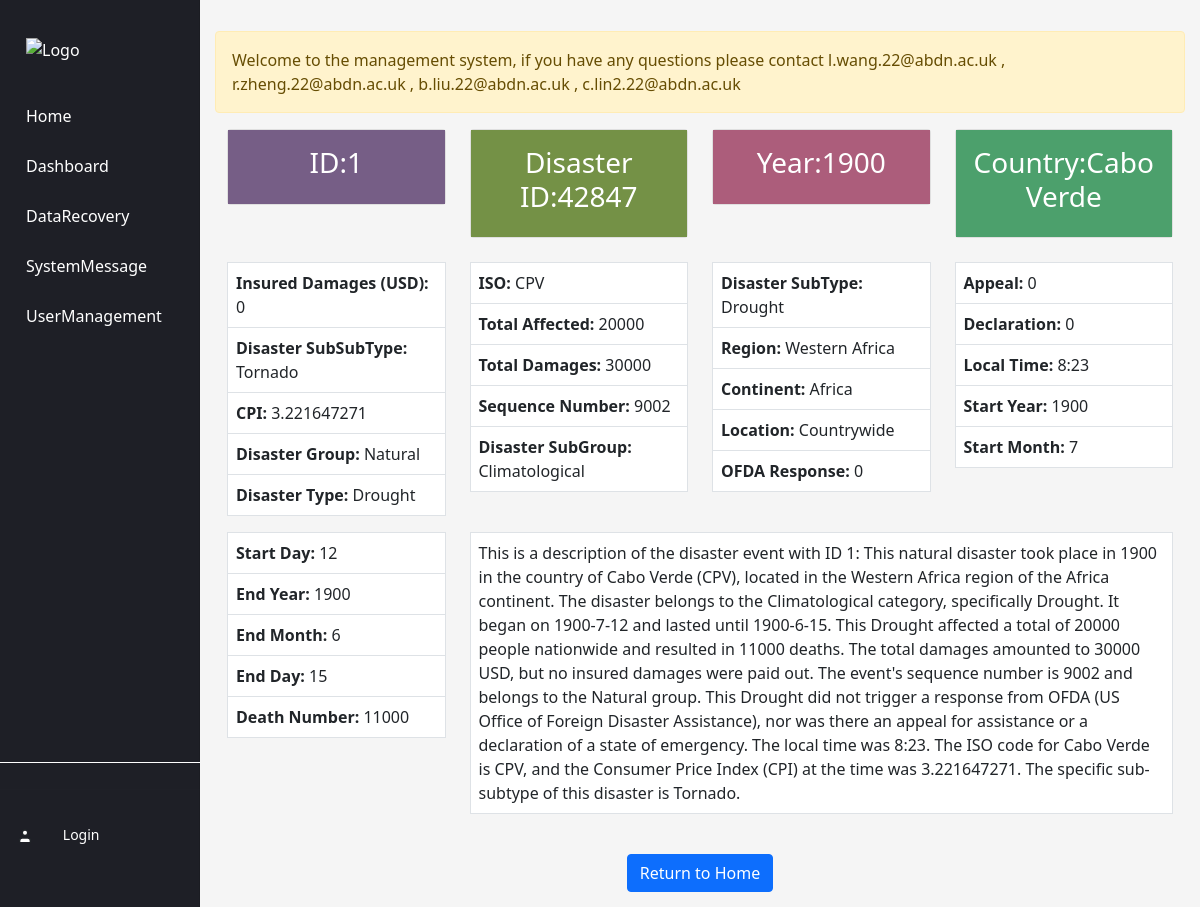
The page /detail/42847/ on the database its author committed.
### disaster_chat/models.py (models this page shows)
class Message(models.Model):
    id = models.AutoField(primary_key=True)
    message = models.TextField()
    class Meta:
        db_table = 'disaster_message'

### disaster_table/models.py (models this page shows, shortened)
class details(models.Model):
    Dis_ID = models.ForeignKey('disaster_table.summary', on_delete=models.CASCADE, related_name='details')
    Seq = models.IntegerField(default=None)
    Disaster_Subgroup = models.TextField()
    Disaster_Subtype = models.TextField()
    Disaster_Subsubtype = models.TextField()
    Region = models.TextField()
    Continent = models.TextField()
    Location = models.TextField()
    OFDA_Response = models.TextField()
    Appeal = models.IntegerField()
    Declaration = models.IntegerField()
    Local_Time = models.TextField()
    Start_Year = models.IntegerField()
    Start_Month = models.IntegerField()
    Start_Day = models.IntegerField()
    End_Year = models.IntegerField()
    End_Month = models.IntegerField()
    End_Day = models.IntegerField()
    Total_Deaths = models.IntegerField()
    insured_damages_usd = models.IntegerField()
    Total_Damages_usd = models.TextField()
    CPI = models.TextField()

### disaster_edit/views.py (the view)
# urls.py: path('', views.index, name='index'),
def index(request, show_id):
    connection = sqlite3.connect('db.sqlite3')
    cursor = connection.cursor()
    cursor.execute('SELECT * FROM disaster_table_summary AS a LEFT JOIN disaster_table_details AS b ON a.id = b.Dis_ID_id WHERE a.id = ?', (show_id,))
    myList = cursor.fetchall()
    message_obj = get_message_obj()
    connection.close()
    return render(request, 'disaster_edit/index.html', {'list': myList, 'message_obj': message_obj})

### disaster_edit/views.py (called while the page is built)
def get_message_obj():
    message_obj = Message.objects.order_by('-id')
    return message_obj

### disaster_edit/templates/disaster_edit/index.html (shortened to what this page needs)
{% include 'common/header.html' %}
{% include 'common/nav.html' %}
<head>
</head>
<div class="main-content">
    <div class="alert alert-warning mt-3" role="alert">
        {{message_obj.0.message}}
    </div>
    <div class="container">
        <div class="row">
            {% for item in list %}
            <div class="col-md-3">
                <div class="card">
                    <div class="card-body text-center text-white" style="background-color:#765e86;">
                        <h3>ID:{{ item.1 }}</h3>
                    </div>
                </div>
            </div>
            <div class="col-md-3">
                <div class="card">
                    <div class="card-body text-center text-white" style="background-color:#749146;">
                        <h3>Disaster ID:{{ item.0 }}</h3>
                    </div>
                </div>
            </div>
            <div class="col-md-3">
                <div class="card">
                    <div class="card-body text-center text-white" style="background-color:#ac5d7b;">
                        <h3>Year:{{ item.2 }}</h3>
                    </div>
                </div>
            </div>
            <div class="col-md-3">
                <div class="card">
                    <div class="card-body text-center text-white" style="background-color:#4ca06c;">
                        <h3>Country:{{ item.5 }}</h3>
                    </div>
                </div>
            </div>
        </div>
        <br>
        <div class="row">
            <div class="col-md-3">
                <table class="table table-bordered white-background">
                    <tbody>
                        <tr>
                            <td><strong>Insured Damages (USD):</strong> {{ item.28 }}</td>
                        </tr>
                        <tr>
                            <td><strong>Disaster SubSubType:</strong> {{ item.31 }}</td>
                        </tr>
                        <tr>
                            <td><strong>CPI:</strong> {{ item.32 }}</td>
                        </tr>
                        <tr>
                            <td><strong>Disaster Group:</strong> {{ item.3 }}</td>
                        </tr>
                        <tr>
                            <td><strong>Disaster Type:</strong> {{ item.4 }}</td>
                        </tr>
                    </tbody>
                </table>
            </div>
            <div class="col-md-3">
                <table class="table table-bordered white-background">
                    <tbody>
                        <tr>
                            <td><strong>ISO:</strong> {{ item.6 }}</td>
                        </tr>
                        <tr>
                            <td><strong>Total Affected:</strong> {{ item.7 }}</td>
                        </tr>
                        <tr>
                            <td><strong>Total Damages:</strong> {{ item.8 }}</td>
                        </tr>
                        <tr>
                            <td><strong>Sequence Number:</strong> {{ item.11 }}</td>
                        </tr>
                        <tr>
                            <td><strong>Disaster SubGroup:</strong> {{ item.12 }}</td>
                        </tr>
                    </tbody>
                </table>
            </div>
            <div class="col-md-3">
                <table class="table table-bordered white-background">
                    <tbody>
                        <tr>
                            <td><strong>Disaster SubType:</strong> {{ item.13 }}</td>
                        </tr>
                        <tr>
                            <td><strong>Region:</strong> {{ item.14 }}</td>
                        </tr>
                        <tr>
                            <td><strong>Continent:</strong> {{ item.15 }}</td>
                        </tr>
                        <tr>
                            <td><strong>Location:</strong> {{ item.16 }}</td>
                        </tr>
                        <tr>
                            <td><strong>OFDA Response:</strong> {{ item.17 }}</td>
                        </tr>
                    </tbody>
                </table>
            </div>
            <div class="col-md-3">
                <table class="table table-bordered white-background">
                    <tbody>
                        <tr>
                            <td><strong>Appeal:</strong> {{ item.18 }}</td>
                        </tr>
                        <tr>
                            <td><strong>Declaration:</strong> {{ item.19 }}</td>
                        </tr>
                        <tr>
                            <td><strong>Local Time:</strong> {{ item.20 }}</td>
                        </tr>
                        <tr>
                            <td><strong>Start Year:</strong> {{ item.21 }}</td>
                        </tr>
                        <tr>
                            <td><strong>Start Month:</strong> {{ item.22 }}</td>
                        </tr>
                    </tbody>
                </table>
            </div>
            <div class="col-md-3">
                <table class="table table-bordered white-background">
                    <tbody>
                        <tr>
                            <td><strong>Start Day:</strong> {{ item.23 }}</td>
                        </tr>
                        <tr>
                            <td><strong>End Year:</strong> {{ item.24 }}</td>
                        </tr>
                        <tr>
                            <td><strong>End Month:</strong> {{ item.25 }}</td>
                        </tr>
                        <tr>
                            <td><strong>End Day:</strong> {{ item.26 }}</td>
                        </tr>
                        <tr>
                            <td><strong>Death Number:</strong> {{ item.27 }}</td>
                        </tr>
                    </tbody>
                </table>
            </div>
            <div class="col-md-9">
                <table class="table table-bordered white-background">
                    <tbody>
                        <tr>
                            <td>
                                This is a description of the disaster event with ID {{ item.1 }}:
                                This natural disaster took place in {{ item.2 }} in the country of {{ item.5 }} ({{ item.6 }}), located in the {{ item.14 }} region of the {{ item.15 }} continent. The disaster belongs to the {{ item.12 }} category, specifically {{ item.13 }}. It began on {{ item.21 }}-{{ item.22 }}-{{ item.23 }} and lasted until {{ item.24 }}-{{ item.25 }}-{{ item.26 }}. This {{ item.13 }} affected a total of {{ item.7 }} people nationwide and resulted in {{ item.27 }} deaths. The total damages amounted to {{ item.8 }} USD, but no insured damages were paid out. The event's sequence number is {{ item.11 }} and belongs to the {{ item.3 }} group.
                                This {{ item.13 }} did not trigger a response from OFDA (US Office of Foreign Disaster Assistance), nor was there an appeal for assistance or a declaration of a state of emergency. The local time was {{ item.20 }}.
                                The ISO code for {{ item.5 }} is {{ item.6 }}, and the Consumer Price Index (CPI) at the time was {{ item.32 }}. The specific sub-subtype of this disaster is {{ item.31 }}.
                            </td>
                        </tr>
                    </tbody>
                </table>
            </div>
        </div>
        {% endfor %}
        <div class="container mt-4">
            <div class="row">
                <div class="col-md-12 text-center">
                    <a href="/" class="btn btn-primary">Return to Home</a>
                </div>
            </div>
        </div>
    </div>
</div>

### templates/common/header.html (style rules this page uses)
body { background-color: #f5f5f5; }

### templates/common/nav.html (style rules this page uses)
.main-content { margin-left: 200px; padding: 15px; }

### disaster_edit/templates/disaster_edit/index.html (style rules this page uses)
.white-background { background-color: white; }

### rows shown on the page
Message: message "Welcome to the management system, if you have any questions please contact l.wang.22@abdn.ac.uk , r.zheng.22@abdn.ac.uk , b.liu.22@abdn.ac.uk , c.lin2.22@abdn.ac.uk"
details: id "1", Dis_ID "42847", item "1900", item "Cabo Verde", item "0", Disaster_Subsubtype "Tornado", CPI "3.221647271", item "Natural", Disaster_Subtype "Drought", item "CPV", item "20000", Total_Damages_usd "30000", Seq "9002", Disaster_Subgroup "Climatological", Region "Western Africa", Continent "Africa", Location "Countrywide", Local_Time "8:23", Start_Month "7", Start_Day "12", End_Month "6", End_Day "15", Total_Deaths "11000"
